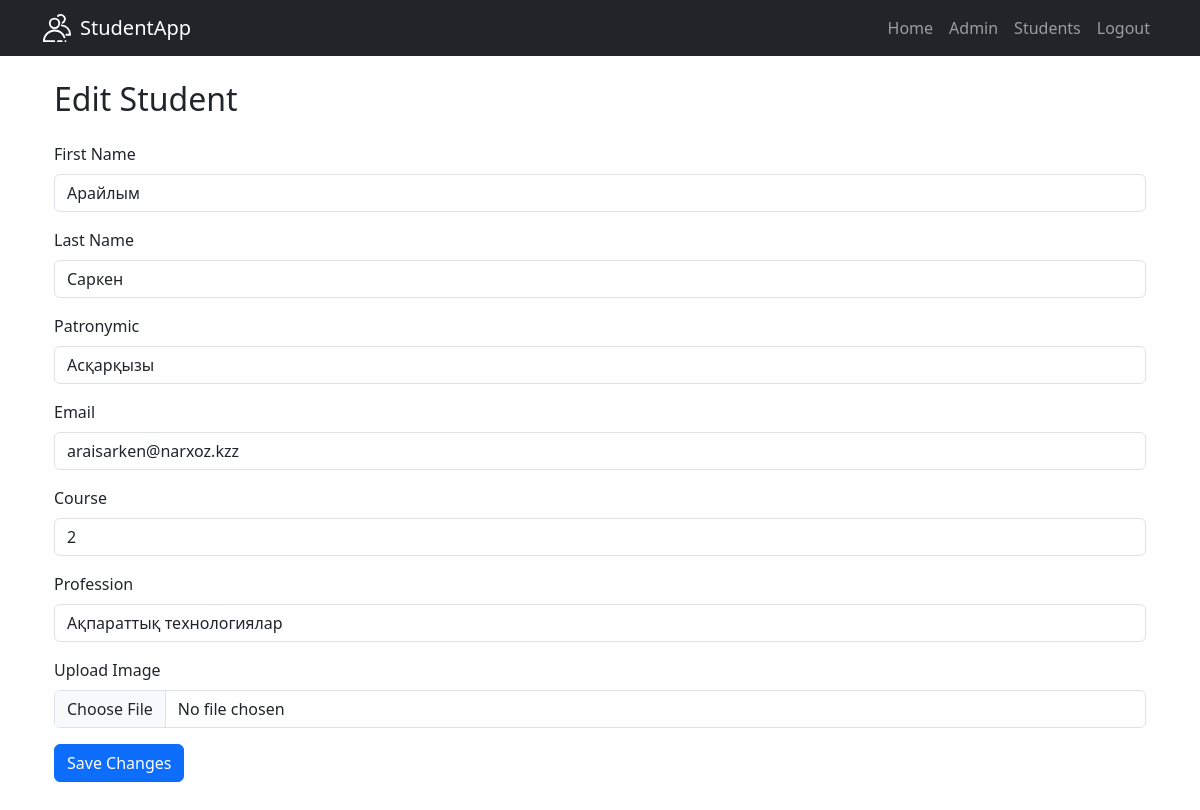
The page /students/edit/11 (signed in) on the database its author committed.
### app/models.py (models this page shows)
class Student(db.Model):
    id = db.Column(db.Integer, primary_key=True)
    first_name = db.Column(db.String(100), nullable=False)
    last_name = db.Column(db.String(100), nullable=False)
    patronymic = db.Column(db.String(100), nullable=True)
    email = db.Column(db.String(120), unique=True, nullable=False)
    course = db.Column(db.String(100), nullable=False)
    profession = db.Column(db.String(100), nullable=True)
    image = db.Column(db.String(100), nullable=True, default='default.jpg')
    created_at = db.Column(db.DateTime, default=datetime.utcnow())
    user_id = db.Column(db.Integer, db.ForeignKey('user.id'), nullable=False)
    user = db.relationship('User', backref='students', lazy=True)

### app/students/routes.py (the view, shortened to what this page needs)
@students.route('/students/edit/<int:id>', methods=['GET', 'POST'])
@login_required
def edit_student(id):
    student = Student.query.get_or_404(id)
    if student.user_id != current_user.id and not current_user.is_admin:
        flash("You don't have permission to edit this student.", "danger")
        return redirect(url_for('students.list_students'))
    form = StudentForm(original_email=student.email, obj=student)
    return render_template('students/edit.html', form=form, student=student)

### app/forms.py (shortened to what this page needs)
class StudentForm(FlaskForm):
    first_name = StringField('First Name', validators=[DataRequired(), Length(min=2, max=100)])
    last_name = StringField('Last Name', validators=[DataRequired(), Length(min=2, max=100)])
    patronymic = StringField('Patronymic', validators=[Length(max=100)])
    course = StringField('Course', validators=[DataRequired(), Length(min=1, max=20)])
    profession = StringField('Profession', validators=[Length(max=100)])
    email = StringField('Email', validators=[DataRequired(), Email(), Length(min=2, max=100)])
    image = FileField('Upload Image', validators=[FileAllowed(['jpg', 'jpeg', 'png'])])
    created_at = DateField('Дата поступления', format='%Y-%m-%d')
    submit = SubmitField('Save')
    def __init__(self, original_email=None, *args, **kwargs):
        super().__init__(*args, **kwargs)
        self.original_email = original_email

### app/models.py (called while the page is built)
@login_manager.user_loader
def load_user(user_id):
    return User.query.get(int(user_id))

### app/templates/students/edit.html (shortened to what this page needs)
{% extends "base.html" %}
{% block content %}
    <div class="container">
        <h2 class="my-4">Edit Student</h2>
        <form method="POST" enctype="multipart/form-data">
            <div class="mb-3">
                {{ form.first_name.label(class="form-label") }}
                {{ form.first_name(class="form-control", placeholder="First Name") }}
            </div>
            <div class="mb-3">
                {{ form.last_name.label(class="form-label") }}
                {{ form.last_name(class="form-control", placeholder="Last Name") }}
            </div>
            <div class="mb-3">
                {{ form.patronymic.label(class="form-label") }}
                {{ form.patronymic(class="form-control", placeholder="Patronymic") }}
            </div>
            <div class="mb-3">
                {{ form.email.label(class="form-label") }}
                {{ form.email(class="form-control", placeholder="Email") }}
            </div>
            <div class="mb-3">
                {{ form.course.label(class="form-label") }}
                {{ form.course(class="form-control", placeholder="Course") }}
            </div>
            <div class="mb-3">
                {{ form.profession.label(class="form-label") }}
                {{ form.profession(class="form-control", placeholder="Profession") }}
            </div>
            <div class="mb-3">
                {{ form.image.label(class="form-label") }}
                {{ form.image(class="form-control") }}
            </div>
            <button type="submit" class="btn btn-primary mb-5">Save Changes</button>
        </form>
    </div>
{% endblock %}

### rows shown on the page
Student: first_name "Арайлым", last_name "Саркен", patronymic "Асқарқызы", email "araisarken@narxoz.kzz", course "2", profession "Ақпараттық технологиялар"
